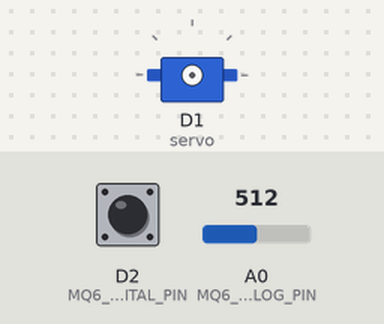
The sketch below on a simulated ESP8266 (NodeMCU). On the bench: servo. The test bench sets the inputs (shaded band); at power-on: D2 (MQ6_DIGITAL_PIN) HIGH, A0 (MQ6_ANALOG_PIN) = 512. WiFi joins after 1.5 s; servers stay silent unless stated; the local clock reads 2024-03-15 10:24:30 at power-on unless the sketch sets it; what the sketch prints to the serial monitor is not drawn.

Above: at 0.1 s.
At 4.8 s:
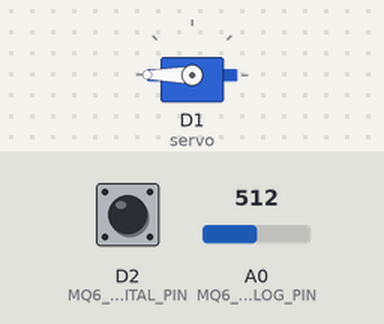
Timing chart, 0 to 6.3 s (numbered marks = the images above):
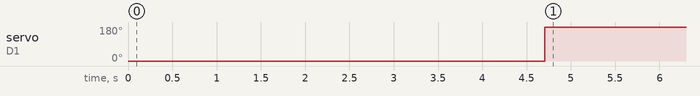

Measured:
- by itself, servo on D1 (servo): 0° → 180° at 4.7 s

The sketch:

Smart_Gas_leakage_Monitoring.ino
```cpp
#include <ESP8266WiFi.h>
#include <WiFiClientSecure.h>
#include <UniversalTelegramBot.h>
#include <BlynkSimpleEsp8266.h>
#include <Servo.h>

const char* ssid = "Karl Wifi"; // Enter your WIFI SSID
const char* password = "Dayagkarl"; // Enter your WIFI Password

#define BOTtoken "6087785156:AAG-sijm3PaVzusj56fhMkNnP2nmOvYbrFY" // Enter the bottoken you got from botfather
#define CHAT_ID "1556477585" // Enter your chatID you got from chatid bot

#define MQ6_ANALOG_PIN A0
#define MQ6_DIGITAL_PIN D2


// Define the gas threshold value (adjust as needed)
#define GAS_THRESHOLD 200

X509List cert(TELEGRAM_CERTIFICATE_ROOT);
WiFiClientSecure client;
UniversalTelegramBot bot(BOTtoken, client);

#define BLYNK_TEMPLATE_ID "TMPL6w_CJ3moN"
#define BLYNK_TEMPLATE_NAME "Gas Monitoring"
#define BLYNK_AUTH_TOKEN "9v1VbxO4X0jArQOL3b-lz46lwjrRugDc"
char auth[] = BLYNK_AUTH_TOKEN;

Servo servo;

void setup()
{
  Serial.begin(115200);
  configTime(0, 0, "pool.ntp.org");
  client.setTrustAnchors(&cert);

  WiFi.mode(WIFI_STA);
  WiFi.begin(ssid, password);

  int a = 0;
  while (WiFi.status() != WL_CONNECTED) {
    Serial.print(".");
    delay(500);
    a++;
  }

  // Set up the MQ6 sensor pins
  pinMode(MQ6_ANALOG_PIN, INPUT);
  pinMode(MQ6_DIGITAL_PIN, INPUT_PULLUP);

  Serial.println("");
  Serial.println("WiFi connected");
  Serial.print("IP address: ");
  Serial.println(WiFi.localIP());
  bot.sendMessage(CHAT_ID, "Wifi Connected!", "");
  bot.sendMessage(CHAT_ID, "System has Started!!", "");

  // Connect to Blynk server
  Blynk.begin(auth, ssid, password);

  // Set up the servo
  servo.attach(D1);
  servo.write(0);
  delay(2000);
}

void loop() {
  // Read the analog value from the MQ6 sensor
  int gasValue = analogRead(MQ6_ANALOG_PIN);

  // Check the digital value from the MQ6 sensor
  int gasPresence = digitalRead(MQ6_DIGITAL_PIN);

  // Print the gas value and presence status to the serial monitor
  Serial.print("Gas value: ");
  Serial.print(gasValue);
  Serial.print(", Gas presence: ");
  Serial.println(gasPresence);

  // Send the gas value to the Blynk value display widget
  // If the gas value exceeds the threshold, send a push notification and trigger the servo
if (gasValue > GAS_THRESHOLD) {
  bot.sendMessage(CHAT_ID, "Warning Gas Detected!!", "");
  if (servo.read() != 180) { // Check if servo is not already at 90 degree position
    servo.write(180);
    delay(1000);
  }
}
  Blynk.virtualWrite(V0, gasValue); // Update the Blynk value display widget

  // Wait for a moment before checking again
  delay(1000);
}
```
